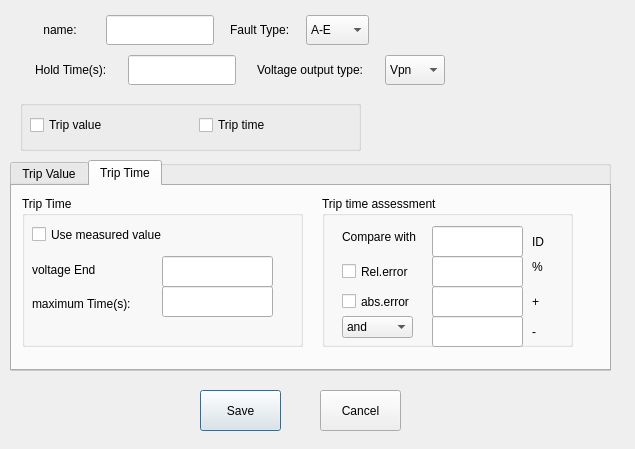
<?xml version="1.0" encoding="UTF-8"?>
<ui version="4.0">
 <class>Voltageset</class>
 <widget class="QDialog" name="Voltageset">
  <property name="geometry">
   <rect>
    <x>0</x>
    <y>0</y>
    <width>635</width>
    <height>449</height>
   </rect>
  </property>
  <property name="sizePolicy">
   <sizepolicy hsizetype="Fixed" vsizetype="Fixed">
    <horstretch>0</horstretch>
    <verstretch>0</verstretch>
   </sizepolicy>
  </property>
  <property name="minimumSize">
   <size>
    <width>100</width>
    <height>30</height>
   </size>
  </property>
  <property name="windowTitle">
   <string>Dialog</string>
  </property>
  <widget class="QPushButton" name="pushButton">
   <property name="geometry">
    <rect>
     <x>200</x>
     <y>390</y>
     <width>81</width>
     <height>41</height>
    </rect>
   </property>
   <property name="text">
    <string>Save</string>
   </property>
  </widget>
  <widget class="QPushButton" name="pushButton_2">
   <property name="geometry">
    <rect>
     <x>320</x>
     <y>390</y>
     <width>81</width>
     <height>41</height>
    </rect>
   </property>
   <property name="text">
    <string>Cancel</string>
   </property>
  </widget>
  <widget class="QGroupBox" name="groupBox">
   <property name="geometry">
    <rect>
     <x>10</x>
     <y>160</y>
     <width>601</width>
     <height>211</height>
    </rect>
   </property>
   <property name="title">
    <string/>
   </property>
   <widget class="QTabWidget" name="tabWidget">
    <property name="geometry">
     <rect>
      <x>0</x>
      <y>0</y>
      <width>601</width>
      <height>211</height>
     </rect>
    </property>
    <property name="currentIndex">
     <number>1</number>
    </property>
    <widget class="QWidget" name="tab">
     <attribute name="title">
      <string>Trip Value</string>
     </attribute>
     <widget class="QGroupBox" name="groupBox_4">
      <property name="geometry">
       <rect>
        <x>10</x>
        <y>10</y>
        <width>271</width>
        <height>171</height>
       </rect>
      </property>
      <property name="title">
       <string>Trip Value</string>
      </property>
      <widget class="QLineEdit" name="lineEdit_2">
       <property name="geometry">
        <rect>
         <x>130</x>
         <y>20</y>
         <width>111</width>
         <height>31</height>
        </rect>
       </property>
      </widget>
      <widget class="QLineEdit" name="lineEdit_3">
       <property name="geometry">
        <rect>
         <x>130</x>
         <y>50</y>
         <width>111</width>
         <height>31</height>
        </rect>
       </property>
      </widget>
      <widget class="QLineEdit" name="lineEdit_4">
       <property name="geometry">
        <rect>
         <x>130</x>
         <y>80</y>
         <width>111</width>
         <height>31</height>
        </rect>
       </property>
      </widget>
      <widget class="QLineEdit" name="lineEdit_16">
       <property name="geometry">
        <rect>
         <x>130</x>
         <y>110</y>
         <width>111</width>
         <height>31</height>
        </rect>
       </property>
      </widget>
      <widget class="QWidget" name="verticalLayoutWidget_2">
       <property name="geometry">
        <rect>
         <x>10</x>
         <y>20</y>
         <width>111</width>
         <height>121</height>
        </rect>
       </property>
       <layout class="QVBoxLayout" name="verticalLayout_2">
        <item>
         <widget class="QLabel" name="label_6">
          <property name="text">
           <string>Start Voltage(V):</string>
          </property>
         </widget>
        </item>
        <item>
         <widget class="QLabel" name="label_7">
          <property name="text">
           <string>End Voltage(V)</string>
          </property>
         </widget>
        </item>
        <item>
         <widget class="QLabel" name="label_8">
          <property name="text">
           <string>Voltage Step(V)</string>
          </property>
         </widget>
        </item>
        <item>
         <widget class="QLabel" name="label_9">
          <property name="text">
           <string>Step Time(s):</string>
          </property>
         </widget>
        </item>
       </layout>
      </widget>
     </widget>
     <widget class="QGroupBox" name="groupBox_3">
      <property name="geometry">
       <rect>
        <x>290</x>
        <y>10</y>
        <width>251</width>
        <height>171</height>
       </rect>
      </property>
      <property name="title">
       <string>Trip value assessment</string>
      </property>
      <widget class="QCheckBox" name="checkBox">
       <property name="geometry">
        <rect>
         <x>10</x>
         <y>70</y>
         <width>81</width>
         <height>21</height>
        </rect>
       </property>
       <property name="text">
        <string>Rel.error</string>
       </property>
      </widget>
      <widget class="QCheckBox" name="checkBox_2">
       <property name="geometry">
        <rect>
         <x>10</x>
         <y>90</y>
         <width>91</width>
         <height>31</height>
        </rect>
       </property>
       <property name="text">
        <string>abs.error</string>
       </property>
      </widget>
      <widget class="QLineEdit" name="lineEdit_5">
       <property name="geometry">
        <rect>
         <x>110</x>
         <y>60</y>
         <width>91</width>
         <height>31</height>
        </rect>
       </property>
      </widget>
      <widget class="QLineEdit" name="lineEdit_6">
       <property name="geometry">
        <rect>
         <x>110</x>
         <y>90</y>
         <width>91</width>
         <height>31</height>
        </rect>
       </property>
      </widget>
      <widget class="QLabel" name="label">
       <property name="geometry">
        <rect>
         <x>210</x>
         <y>70</y>
         <width>31</width>
         <height>21</height>
        </rect>
       </property>
       <property name="text">
        <string>%</string>
       </property>
      </widget>
      <widget class="QLabel" name="label_2">
       <property name="geometry">
        <rect>
         <x>210</x>
         <y>100</y>
         <width>41</width>
         <height>21</height>
        </rect>
       </property>
       <property name="text">
        <string>+</string>
       </property>
      </widget>
      <widget class="QComboBox" name="comboBox">
       <property name="geometry">
        <rect>
         <x>10</x>
         <y>130</y>
         <width>81</width>
         <height>22</height>
        </rect>
       </property>
       <item>
        <property name="text">
         <string>and</string>
        </property>
       </item>
       <item>
        <property name="text">
         <string>or</string>
        </property>
       </item>
      </widget>
      <widget class="QLabel" name="label_17">
       <property name="geometry">
        <rect>
         <x>10</x>
         <y>35</y>
         <width>91</width>
         <height>21</height>
        </rect>
       </property>
       <property name="text">
        <string>Compare with</string>
       </property>
      </widget>
      <widget class="QLineEdit" name="lineEdit_17">
       <property name="geometry">
        <rect>
         <x>110</x>
         <y>30</y>
         <width>91</width>
         <height>31</height>
        </rect>
       </property>
      </widget>
      <widget class="QLabel" name="label_18">
       <property name="geometry">
        <rect>
         <x>210</x>
         <y>40</y>
         <width>31</width>
         <height>21</height>
        </rect>
       </property>
       <property name="text">
        <string>ID</string>
       </property>
      </widget>
      <widget class="QLineEdit" name="lineEdit">
       <property name="geometry">
        <rect>
         <x>110</x>
         <y>120</y>
         <width>91</width>
         <height>31</height>
        </rect>
       </property>
      </widget>
      <widget class="QLabel" name="label_15">
       <property name="geometry">
        <rect>
         <x>210</x>
         <y>120</y>
         <width>41</width>
         <height>31</height>
        </rect>
       </property>
       <property name="text">
        <string>-</string>
       </property>
      </widget>
     </widget>
    </widget>
    <widget class="QWidget" name="tab_2">
     <attribute name="title">
      <string>Trip Time</string>
     </attribute>
     <widget class="QGroupBox" name="groupBox_5">
      <property name="geometry">
       <rect>
        <x>10</x>
        <y>10</y>
        <width>281</width>
        <height>151</height>
       </rect>
      </property>
      <property name="title">
       <string>Trip Time</string>
      </property>
      <widget class="QLineEdit" name="lineEdit_14">
       <property name="geometry">
        <rect>
         <x>140</x>
         <y>60</y>
         <width>111</width>
         <height>31</height>
        </rect>
       </property>
      </widget>
      <widget class="QLineEdit" name="lineEdit_15">
       <property name="geometry">
        <rect>
         <x>140</x>
         <y>90</y>
         <width>111</width>
         <height>31</height>
        </rect>
       </property>
      </widget>
      <widget class="QWidget" name="verticalLayoutWidget">
       <property name="geometry">
        <rect>
         <x>10</x>
         <y>60</y>
         <width>111</width>
         <height>61</height>
        </rect>
       </property>
       <layout class="QVBoxLayout" name="verticalLayout">
        <item>
         <widget class="QLabel" name="label_13">
          <property name="text">
           <string>voltage End</string>
          </property>
         </widget>
        </item>
        <item>
         <widget class="QLabel" name="label_14">
          <property name="text">
           <string>maximum Time(s):</string>
          </property>
         </widget>
        </item>
       </layout>
      </widget>
      <widget class="QCheckBox" name="checkBox_5">
       <property name="geometry">
        <rect>
         <x>10</x>
         <y>30</y>
         <width>171</width>
         <height>17</height>
        </rect>
       </property>
       <property name="text">
        <string>Use measured value</string>
       </property>
      </widget>
     </widget>
     <widget class="QGroupBox" name="groupBox_2">
      <property name="geometry">
       <rect>
        <x>310</x>
        <y>10</y>
        <width>251</width>
        <height>151</height>
       </rect>
      </property>
      <property name="title">
       <string>Trip time assessment</string>
      </property>
      <widget class="QLineEdit" name="lineEdit_7">
       <property name="geometry">
        <rect>
         <x>110</x>
         <y>60</y>
         <width>91</width>
         <height>31</height>
        </rect>
       </property>
      </widget>
      <widget class="QCheckBox" name="checkBox_3">
       <property name="geometry">
        <rect>
         <x>20</x>
         <y>60</y>
         <width>91</width>
         <height>31</height>
        </rect>
       </property>
       <property name="text">
        <string>Rel.error</string>
       </property>
      </widget>
      <widget class="QLabel" name="label_3">
       <property name="geometry">
        <rect>
         <x>210</x>
         <y>90</y>
         <width>31</width>
         <height>31</height>
        </rect>
       </property>
       <property name="text">
        <string>+</string>
       </property>
      </widget>
      <widget class="QLineEdit" name="lineEdit_8">
       <property name="geometry">
        <rect>
         <x>110</x>
         <y>90</y>
         <width>91</width>
         <height>31</height>
        </rect>
       </property>
      </widget>
      <widget class="QLabel" name="label_4">
       <property name="geometry">
        <rect>
         <x>210</x>
         <y>60</y>
         <width>31</width>
         <height>21</height>
        </rect>
       </property>
       <property name="text">
        <string>%</string>
       </property>
      </widget>
      <widget class="QCheckBox" name="checkBox_4">
       <property name="geometry">
        <rect>
         <x>20</x>
         <y>90</y>
         <width>91</width>
         <height>31</height>
        </rect>
       </property>
       <property name="text">
        <string>abs.error</string>
       </property>
      </widget>
      <widget class="QLabel" name="label_20">
       <property name="geometry">
        <rect>
         <x>210</x>
         <y>30</y>
         <width>51</width>
         <height>31</height>
        </rect>
       </property>
       <property name="text">
        <string>ID</string>
       </property>
      </widget>
      <widget class="QLineEdit" name="lineEdit_18">
       <property name="geometry">
        <rect>
         <x>110</x>
         <y>30</y>
         <width>91</width>
         <height>31</height>
        </rect>
       </property>
      </widget>
      <widget class="QLabel" name="label_19">
       <property name="geometry">
        <rect>
         <x>20</x>
         <y>30</y>
         <width>91</width>
         <height>21</height>
        </rect>
       </property>
       <property name="text">
        <string>Compare with</string>
       </property>
      </widget>
      <widget class="QComboBox" name="comboBox_2">
       <property name="geometry">
        <rect>
         <x>20</x>
         <y>120</y>
         <width>71</width>
         <height>22</height>
        </rect>
       </property>
       <item>
        <property name="text">
         <string>and</string>
        </property>
       </item>
       <item>
        <property name="text">
         <string>or</string>
        </property>
       </item>
      </widget>
      <widget class="QLineEdit" name="lineEdit_13">
       <property name="geometry">
        <rect>
         <x>110</x>
         <y>120</y>
         <width>91</width>
         <height>31</height>
        </rect>
       </property>
      </widget>
      <widget class="QLabel" name="label_16">
       <property name="geometry">
        <rect>
         <x>210</x>
         <y>120</y>
         <width>31</width>
         <height>31</height>
        </rect>
       </property>
       <property name="text">
        <string>-</string>
       </property>
      </widget>
     </widget>
    </widget>
   </widget>
  </widget>
  <widget class="QGroupBox" name="groupBox_6">
   <property name="geometry">
    <rect>
     <x>20</x>
     <y>100</y>
     <width>341</width>
     <height>51</height>
    </rect>
   </property>
   <property name="title">
    <string/>
   </property>
   <widget class="QWidget" name="horizontalLayoutWidget">
    <property name="geometry">
     <rect>
      <x>10</x>
      <y>10</y>
      <width>331</width>
      <height>31</height>
     </rect>
    </property>
    <layout class="QHBoxLayout" name="horizontalLayout">
     <item>
      <widget class="QCheckBox" name="checkBox_6">
       <property name="text">
        <string>Trip value</string>
       </property>
      </widget>
     </item>
     <item>
      <widget class="QCheckBox" name="checkBox_7">
       <property name="text">
        <string>Trip time</string>
       </property>
      </widget>
     </item>
    </layout>
   </widget>
  </widget>
  <widget class="QWidget" name="horizontalLayoutWidget_2">
   <property name="geometry">
    <rect>
     <x>20</x>
     <y>10</y>
     <width>361</width>
     <height>41</height>
    </rect>
   </property>
   <layout class="QHBoxLayout" name="horizontalLayout_2">
    <item>
     <widget class="QLabel" name="label_5">
      <property name="sizePolicy">
       <sizepolicy hsizetype="Fixed" vsizetype="Fixed">
        <horstretch>0</horstretch>
        <verstretch>0</verstretch>
       </sizepolicy>
      </property>
      <property name="minimumSize">
       <size>
        <width>60</width>
        <height>30</height>
       </size>
      </property>
      <property name="text">
       <string>name:</string>
      </property>
      <property name="alignment">
       <set>Qt::AlignCenter</set>
      </property>
     </widget>
    </item>
    <item>
     <widget class="QLineEdit" name="lineEdit_9">
      <property name="sizePolicy">
       <sizepolicy hsizetype="Fixed" vsizetype="Fixed">
        <horstretch>0</horstretch>
        <verstretch>0</verstretch>
       </sizepolicy>
      </property>
      <property name="minimumSize">
       <size>
        <width>100</width>
        <height>30</height>
       </size>
      </property>
     </widget>
    </item>
    <item>
     <widget class="QLabel" name="label_10">
      <property name="sizePolicy">
       <sizepolicy hsizetype="Fixed" vsizetype="Fixed">
        <horstretch>0</horstretch>
        <verstretch>0</verstretch>
       </sizepolicy>
      </property>
      <property name="minimumSize">
       <size>
        <width>60</width>
        <height>30</height>
       </size>
      </property>
      <property name="text">
       <string>Fault Type:</string>
      </property>
     </widget>
    </item>
    <item>
     <widget class="QComboBox" name="comboBox_4">
      <property name="sizePolicy">
       <sizepolicy hsizetype="Fixed" vsizetype="Fixed">
        <horstretch>0</horstretch>
        <verstretch>0</verstretch>
       </sizepolicy>
      </property>
      <property name="minimumSize">
       <size>
        <width>60</width>
        <height>30</height>
       </size>
      </property>
      <item>
       <property name="text">
        <string>A-E</string>
       </property>
      </item>
      <item>
       <property name="text">
        <string>B-E</string>
       </property>
      </item>
      <item>
       <property name="text">
        <string>C-E</string>
       </property>
      </item>
      <item>
       <property name="text">
        <string>A-B</string>
       </property>
      </item>
      <item>
       <property name="text">
        <string>B-C</string>
       </property>
      </item>
      <item>
       <property name="text">
        <string>C-A</string>
       </property>
      </item>
      <item>
       <property name="text">
        <string>A-B-C</string>
       </property>
      </item>
     </widget>
    </item>
   </layout>
  </widget>
  <widget class="QWidget" name="horizontalLayoutWidget_3">
   <property name="geometry">
    <rect>
     <x>20</x>
     <y>50</y>
     <width>441</width>
     <height>41</height>
    </rect>
   </property>
   <layout class="QHBoxLayout" name="horizontalLayout_3">
    <item>
     <widget class="QLabel" name="label_12">
      <property name="sizePolicy">
       <sizepolicy hsizetype="Fixed" vsizetype="Fixed">
        <horstretch>0</horstretch>
        <verstretch>0</verstretch>
       </sizepolicy>
      </property>
      <property name="minimumSize">
       <size>
        <width>60</width>
        <height>30</height>
       </size>
      </property>
      <property name="text">
       <string>Hold Time(s):</string>
      </property>
     </widget>
    </item>
    <item>
     <widget class="QLineEdit" name="lineEdit_12">
      <property name="sizePolicy">
       <sizepolicy hsizetype="Fixed" vsizetype="Fixed">
        <horstretch>0</horstretch>
        <verstretch>0</verstretch>
       </sizepolicy>
      </property>
      <property name="minimumSize">
       <size>
        <width>100</width>
        <height>30</height>
       </size>
      </property>
     </widget>
    </item>
    <item>
     <widget class="QLabel" name="label_21">
      <property name="sizePolicy">
       <sizepolicy hsizetype="Fixed" vsizetype="Fixed">
        <horstretch>0</horstretch>
        <verstretch>0</verstretch>
       </sizepolicy>
      </property>
      <property name="minimumSize">
       <size>
        <width>100</width>
        <height>30</height>
       </size>
      </property>
      <property name="text">
       <string>Voltage output type:</string>
      </property>
     </widget>
    </item>
    <item>
     <widget class="QComboBox" name="comboBox_3">
      <property name="sizePolicy">
       <sizepolicy hsizetype="Fixed" vsizetype="Fixed">
        <horstretch>0</horstretch>
        <verstretch>0</verstretch>
       </sizepolicy>
      </property>
      <property name="minimumSize">
       <size>
        <width>60</width>
        <height>30</height>
       </size>
      </property>
      <item>
       <property name="text">
        <string>Vpn</string>
       </property>
      </item>
      <item>
       <property name="text">
        <string>Vpp</string>
       </property>
      </item>
     </widget>
    </item>
   </layout>
  </widget>
 </widget>
 <resources/>
 <connections/>
</ui>
